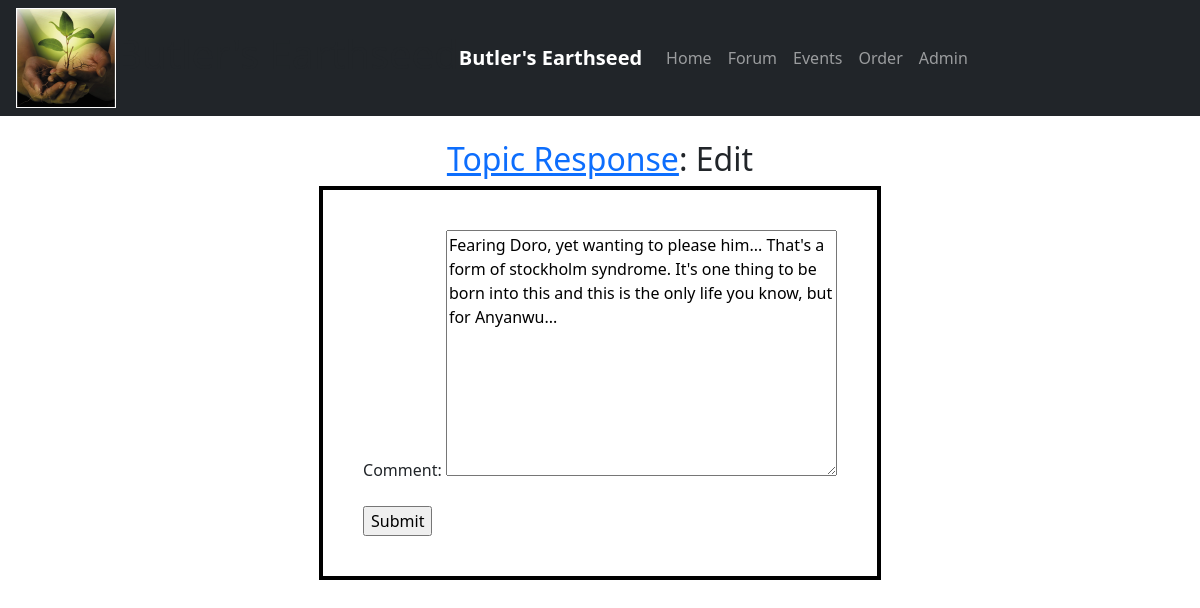
/edit_reply/1/, run on an earlier commit of the app's database.
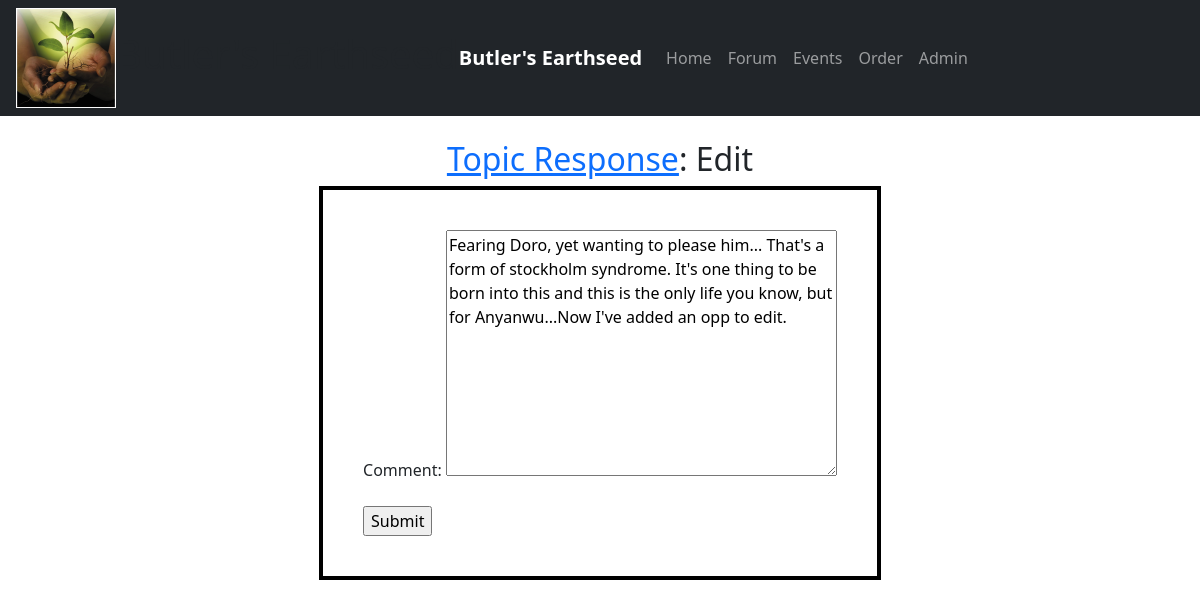
And on a later commit of the database.
### earthseed/models.py (models this page shows, shortened)
class Reply(models.Model):
    topic = models.ForeignKey(Topic, on_delete=models.CASCADE, related_name="replies")
    member_id = models.ForeignKey(Member, on_delete=models.CASCADE)
    date_created = models.DateTimeField(auto_now_add = True)
    comment = models.TextField()

### earthseed/views.py (the view)
# urls.py: path('edit_reply/<int:pk>/', views.ReplyUpdate.as_view(), name='edit_reply'),
class ReplyUpdate(UpdateView):
    model = Reply
    fields = ['comment']
    success_url = reverse_lazy('forum_list')
    template_name_suffix = '_form'

### earthseed/templates/earthseed/reply_form.html (shortened to what this page needs)
<!DOCTYPE html>
<html lang="en">
<head>
</head>
<body>
    {% extends "earthseed/base.html" %}
    {% load static %}
    {% block content %}
    <br>
        <div class="container">
            <h2><a href="{% url 'forum_list' %}">Topic Response</a>: Edit</h2>
            <form method="post">{% csrf_token %}
            {{ form.as_p }}
            <input type="submit" value="Submit" />
            </form>
        </div>
    {% endblock %}

What changed in the data, as far as the page shows it:
changed Reply: comment "…you know, but for Anyanwu..." → "…you know, but for Anyanwu...Now I've added an opp to edit."
